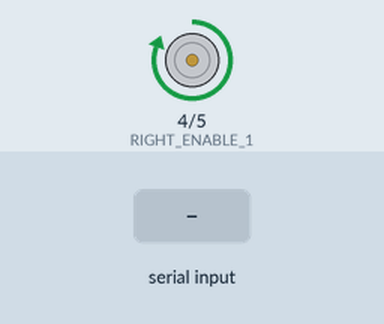
Simulated run of this sketch. Board: Arduino Uno, built with avr-gcc and run on an emulated ATmega328P. Parts: motor-driver pin pairs drawn as motors (green arrow = first pin HIGH = forward, orange = second pin HIGH = backward, longer = more drive). Inputs (shaded band) come from the test bench. What the sketch prints to the serial monitor is not drawn.

Above: at 1.2 s.
1.3 s: "90,45\n" received over Serial
Timing chart, 0 to 4.3 s (numbered marks = the images above; inputs shaded):
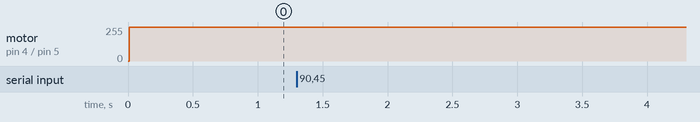

The sketch:

motor_test.ino
```cpp
#include <stdlib.h>

#include <Wire.h>
#include <Adafruit_MotorShield.h>
#include "utility/Adafruit_MS_PWMServoDriver.h"

#include <PID_v1.h>

// Controlling constants

const int LOOP_DURATION = 10; //(ms) This is the inverse of the main loop frequency

const byte RIGHT_ENABLE_1	= 4;
const byte RIGHT_ENABLE_2	= 5;
const byte RIGHT_POWER		= 6;

// Global variable setup (things that change each loop)
long lastActionTime;

// // Setup PID controller
// double PIDerror=0, PIDsetpoint=0, PIDoutput;
// double kp=1,ki=0,kd=0;

int testSpeed = 100;

// PID pid(&PIDerror, &PIDoutput, &PIDsetpoint, kp, ki, kd, DIRECT);

void setup()
{
	Serial.begin(9600);

	lastActionTime = millis();

	// Initialize pins
	// Note that the analog sensors don't need initialization
	pinMode(RIGHT_ENABLE_1, OUTPUT);
	pinMode(RIGHT_ENABLE_2, OUTPUT);
	pinMode(RIGHT_POWER, OUTPUT);

	// pid.SetMode(AUTOMATIC);
	// pid.SetSampleTime(LOOP_DURATION);
	// pid.SetOutputLimits(-1, 1);
}

void loop()
{

	// Every (configurable) milliseconds, average together the readings recieved and transmit them
	long time = millis();
	handleIncomingSerial();

	if (time - lastActionTime >= LOOP_DURATION) {

		testMotors();


		// This formulation attempts to ensure average loop duration is LOOP_DURATION,
		// without causing hyperactive behavior if something blocks for a while.
		lastActionTime = lastActionTime + LOOP_DURATION*int((time-lastActionTime) / LOOP_DURATION);
	}
}

void testMotors(){
	driveMotors(testSpeed);
}

void handleIncomingSerial()
{
	if(Serial.available() > 0){

		Serial.setTimeout(100);
		// Read first number from serial stream
		testSpeed = Serial.parseInt();

		// Ingest remainder of serial buffer in case something went wrong
		while(Serial.available()){
		    Serial.read();
		}

		Serial.println(testSpeed);
	}
}

void driveMotors(int power){
	// Inputs leftPower and rightPower vary from -255...255
	// Code in this function is based on https://learn.adafruit.com/adafruit-motor-shield-v2-for-arduino/using-dc-motors

	// For each motor, decide whether to run it FORWARD, BACKWARD, (or RELEASE)
	// These are ternary operators, returning FORWARD if power > 0 and backward otherwise.
	if(power > 0){
	    // Go forward
	    digitalWrite(RIGHT_ENABLE_1, HIGH);
	    digitalWrite(RIGHT_ENABLE_2, LOW);
	} else {
		// Go backward
	    digitalWrite(RIGHT_ENABLE_1, LOW);
	    digitalWrite(RIGHT_ENABLE_2, HIGH);
	}

	// Set motor speeds
	analogWrite(RIGHT_POWER, abs(power));

}
```

Measured:
- after the input at 1.3 s, every drawn part: stays the same
